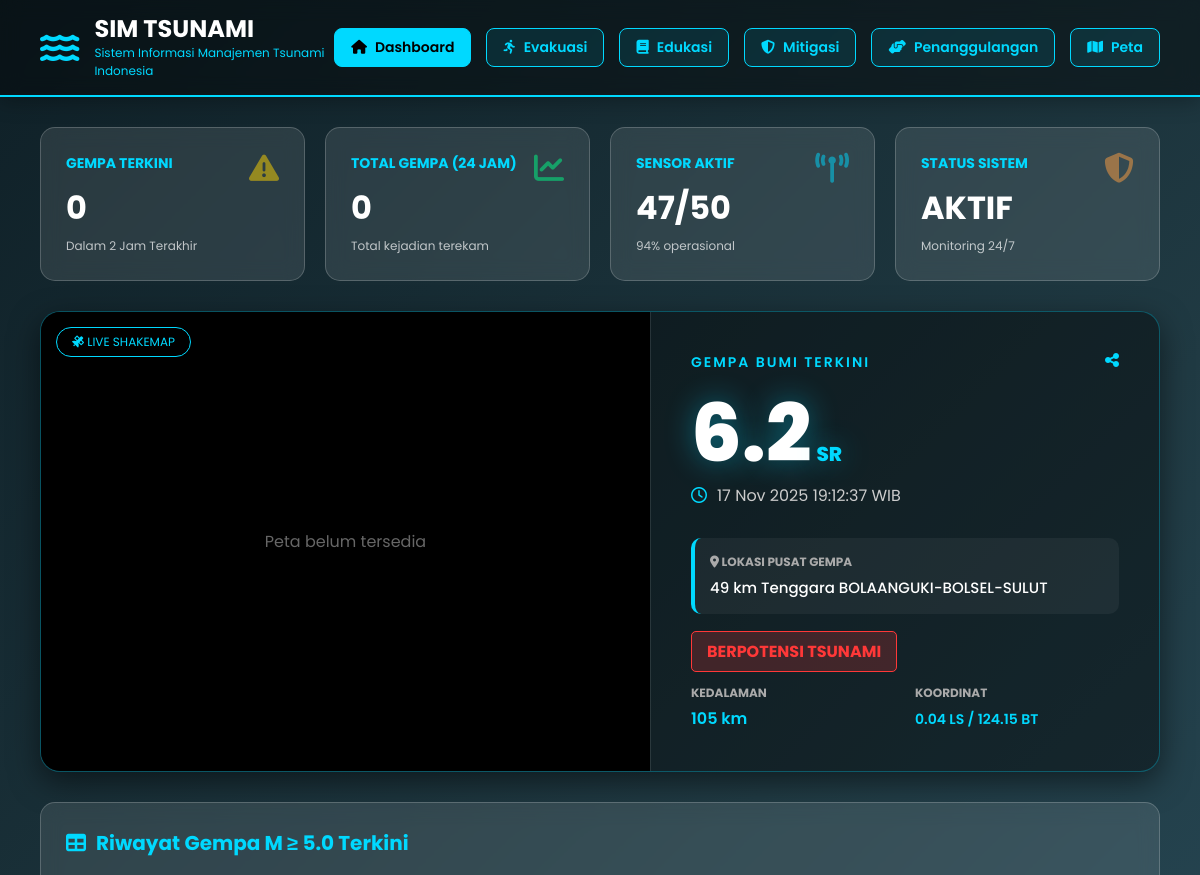
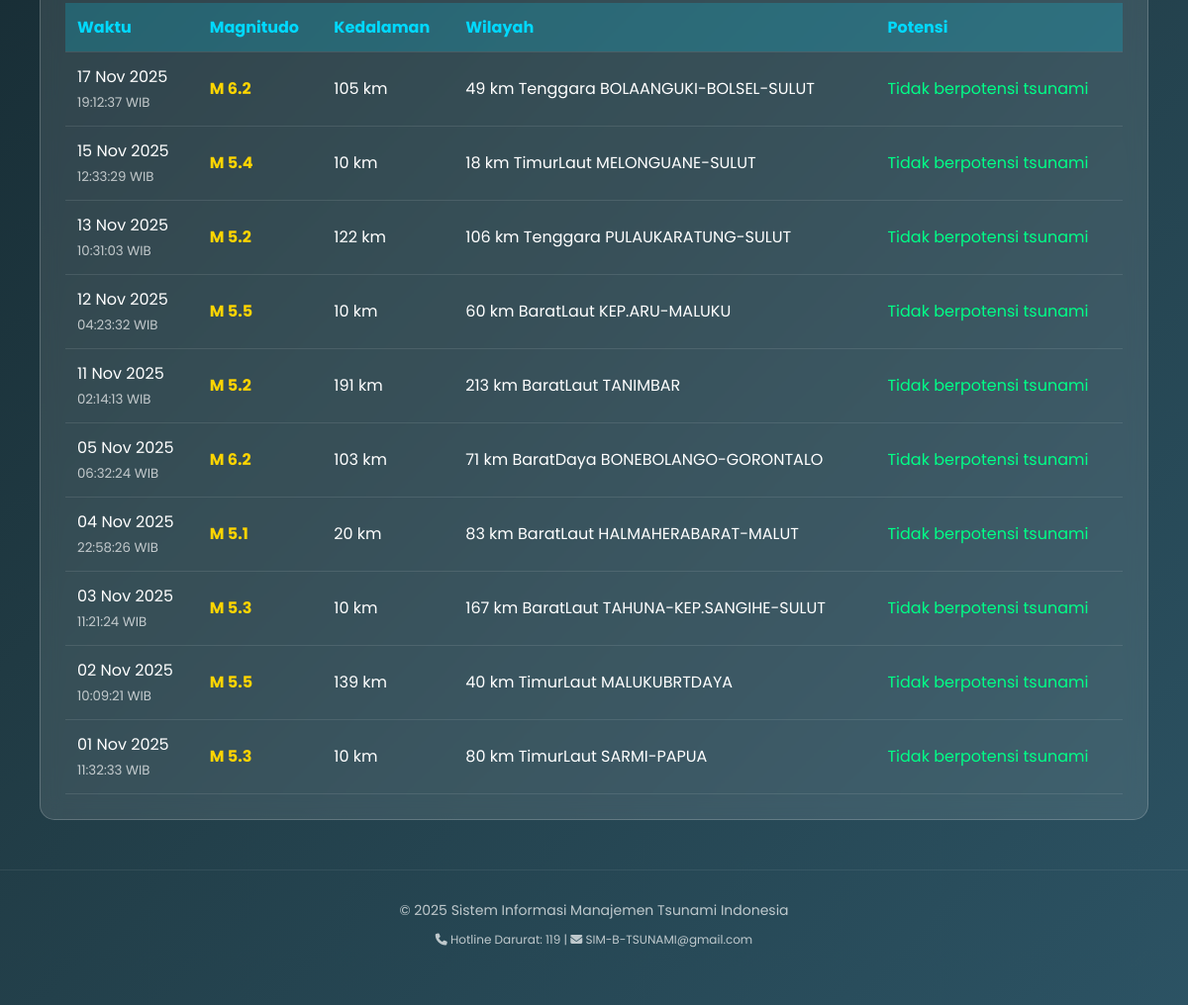
The page /home.php on the database as committed earlier (2 pictures, top to bottom).
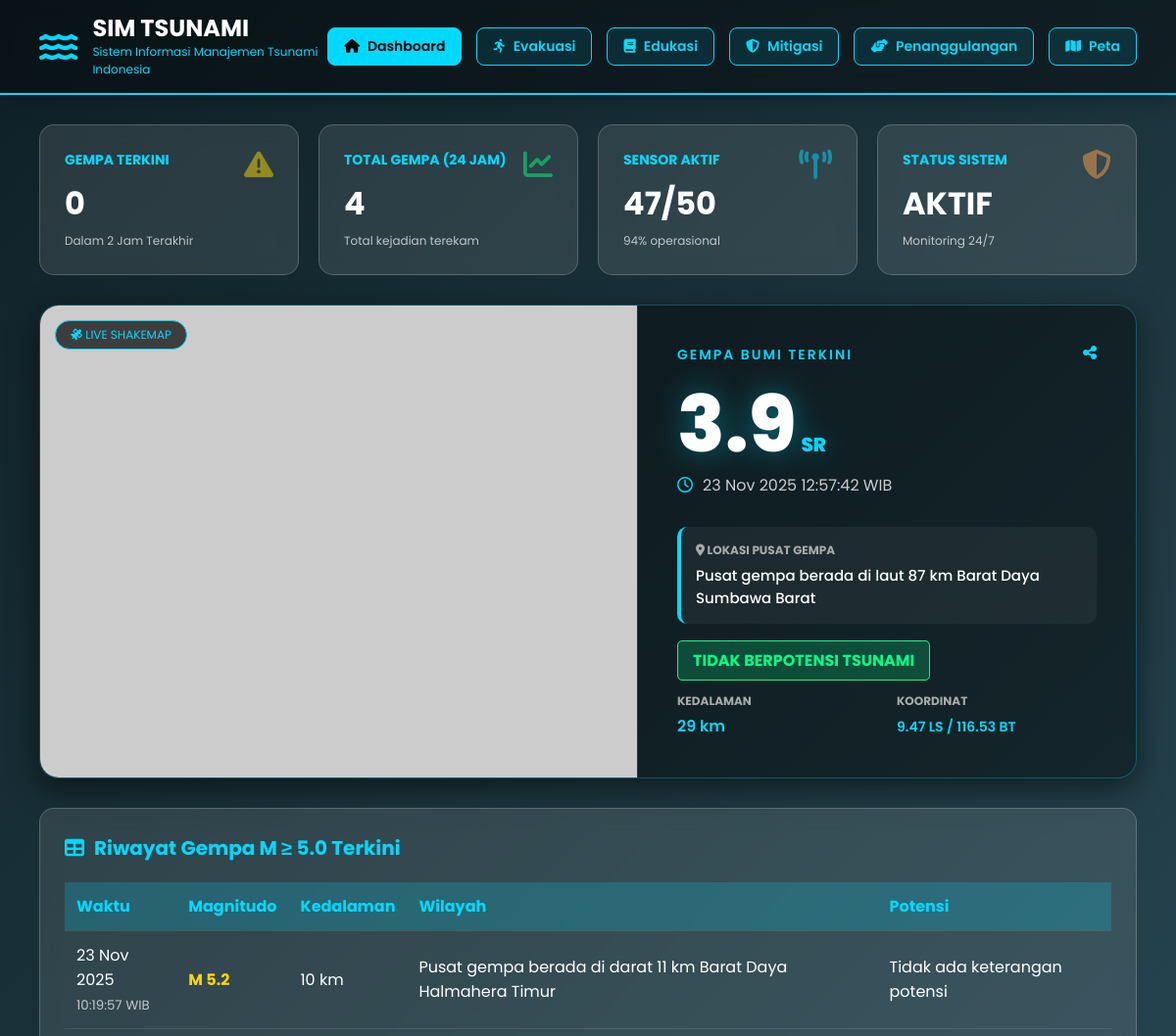
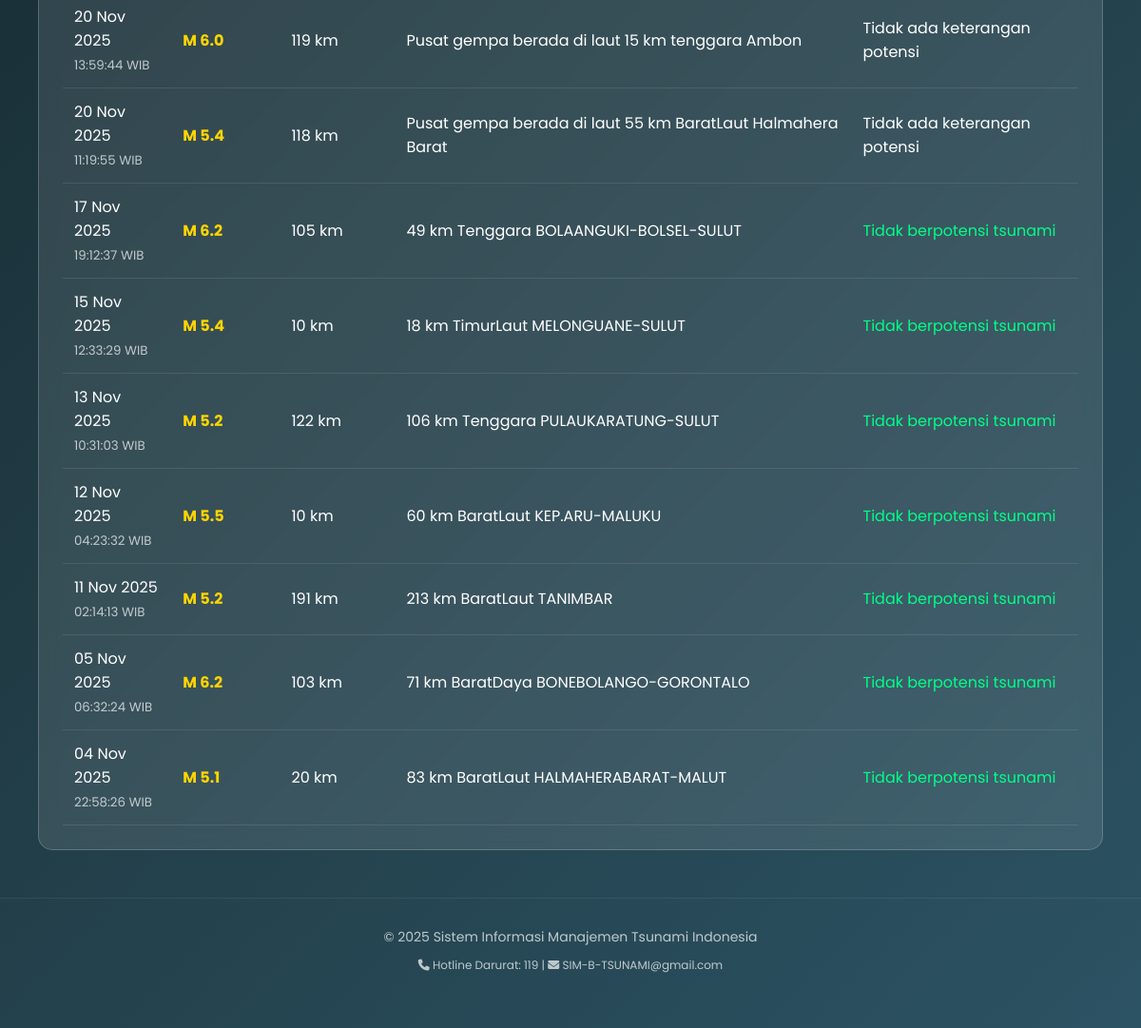
The same page on the database as committed later (2 pictures, top to bottom).
### tables this page shows
CREATE TABLE `data_gempa` (
  `id` int NOT NULL,
  `tanggal_jam` datetime NOT NULL,
  `tanggal_text` varchar(50) DEFAULT NULL,
  `jam_text` varchar(50) DEFAULT NULL,
  `magnitude` varchar(10) DEFAULT NULL,
  `kedalaman` varchar(50) DEFAULT NULL,
  `wilayah` text,
  `lintang` varchar(50) DEFAULT NULL,
  `bujur` varchar(50) DEFAULT NULL,
  `potensi` text,
  `dirasakan` text,
  `shakemap` varchar(255) DEFAULT NULL,
  `created_at` timestamp NOT NULL DEFAULT CURRENT_TIMESTAMP
);

### home.php (the view, shortened to what the changed rows need)
<?php
include 'koneksi.php';
$query_24h = mysqli_query($conn, "SELECT COUNT(*) as total FROM data_gempa WHERE tanggal_jam >= DATE_SUB(NOW(), INTERVAL 24 HOUR)");
$data_24h  = mysqli_fetch_assoc($query_24h);
$total_gempa_24h = isset($data_24h['total']) ? $data_24h['total'] : 0;
$q_latest = mysqli_query($conn, "SELECT * FROM data_gempa ORDER BY tanggal_jam DESC LIMIT 1");
$latest = mysqli_fetch_assoc($q_latest);
?>
<!DOCTYPE html>
<html lang="id">
<head>
    <link href="https://cdnjs.cloudflare.com/ajax/libs/font-awesome/6.4.0/css/all.min.css" rel="stylesheet">
</head>
<body>
    <div class="header">
        <div class="header-content">
            <div class="logo">
                <div>
                    <h1>SIM TSUNAMI</h1>
                </div>
            </div>
        </div>
    </div>
    <div class="container">
        <div class="stats-grid">
            <div class="stat-card">
                <i class="fas fa-chart-line" style="color: #00ff88;"></i>
                <h3>Total Gempa (24 Jam)</h3>
                <div class="value"><?php echo $total_gempa_24h; ?></div>
                <div class="change">Total kejadian terekam</div>
            </div>
        </div>
        <div class="hero-card">
            <div class="hero-map">
                <div class="map-badge"><i class="fas fa-satellite"></i> LIVE SHAKEMAP</div>
                <?php if (!empty($latest['shakemap'])): ?>
                    <img src="https://data.bmkg.go.id/DataMKG/TEWS/<?php echo $latest['shakemap']; ?>"
                         alt="Peta Guncangan"
                         onerror="this.src='https://via.placeholder.com/600x400?text=Peta+Belum+Tersedia';">
                <?php else: ?>
                    <div style="color: #666;">Peta belum tersedia</div>
                <?php endif; ?>
            </div>
            <div class="hero-info">
                <div class="hero-header">
                    <div class="hero-title">GEMPA BUMI TERKINI</div>
                    <i class="fas fa-share-alt" style="color: #00d9ff; cursor: pointer;"></i>
                </div>
                <div class="mag-display">
                    <?php echo $latest['magnitude']; ?><span class="mag-label">SR</span>
                </div>
                <div class="date-display">
                    <i class="far fa-clock" style="color: #00d9ff;"></i>
                    <?php echo $latest['tanggal_text'] . ' ' . $latest['jam_text']; ?>
                </div>
                <div class="location-box">
                    <h4><i class="fas fa-map-marker-alt"></i> LOKASI PUSAT GEMPA</h4>
                    <p><?php echo $latest['wilayah']; ?></p>
                </div>
                <div style="margin-bottom: 20px;">
                    <?php
                    if (stripos($latest['potensi'], 'TSUNAMI') !== false) {
                        echo '<span style="background: rgba(255, 56, 56, 0.2); color: #ff3838; padding: 8px 15px; border-radius: 5px; border: 1px solid #ff3838; font-weight: bold;">BERPOTENSI TSUNAMI</span>';
                    } else {
                        echo '<span style="background: rgba(0, 255, 136, 0.2); color: #00ff88; padding: 8px 15px; border-radius: 5px; border: 1px solid #00ff88; font-weight: bold;">TIDAK BERPOTENSI TSUNAMI</span>';
                    }
                    ?>
                </div>
                <div class="detail-grid">
                    <div class="d-item">
                        <h5>KEDALAMAN</h5>
                        <span><?php echo $latest['kedalaman']; ?></span>
                    </div>
                    <div class="d-item">
                        <h5>KOORDINAT</h5>
                        <span style="font-size: 14px;"><?php echo $latest['lintang'] . ' / ' . $latest['bujur']; ?></span>
                    </div>
                </div>
            </div>
        </div>
        <div class="panel">
            <h2><i class="fas fa-table"></i> Riwayat Gempa M ≥ 5.0 Terkini</h2>
            <div class="data-table">
                <table>
                    <thead>
                        <tr>
                            <th>Waktu</th>
                            <th>Magnitudo</th>
                            <th>Kedalaman</th>
                            <th>Wilayah</th>
                            <th>Potensi</th>
                        </tr>
                    </thead>
                    <tbody>
                        <?php
                        $query_gempa = mysqli_query($conn, "SELECT * FROM data_gempa WHERE magnitude >= 5.0 ORDER BY tanggal_jam DESC LIMIT 10");
                        if (mysqli_num_rows($query_gempa) > 0) {
                            while ($row = mysqli_fetch_assoc($query_gempa)) {
                                $potensi_tabel = $row['potensi'];
                                $warna_potensi = "#fff";
                                if (stripos($potensi_tabel, 'tidak berpotensi') !== false) {
                                    $warna_potensi = "#00ff88";
                                } elseif (stripos($potensi_tabel, 'tsunami') !== false) {
                                    $warna_potensi = "#ff3838";
                                }
                                echo "<tr>";
                                echo "<td>" . $row['tanggal_text'] . "<br><small style='opacity:0.7'>" . $row['jam_text'] . "</small></td>";
                                echo "<td><strong style='color: #ffd500; font-size:16px;'>M " . $row['magnitude'] . "</strong></td>";
                                echo "<td>" . $row['kedalaman'] . "</td>";
                                echo "<td>" . $row['wilayah'] . "</td>";
                                echo "<td style='color: $warna_potensi;'>" . $potensi_tabel . "</td>";
                                echo "</tr>";
                            }
                        } else {
                            echo "<tr><td colspan='5' style='text-align:center; padding:20px;'>Database kosong. Klik tombol sinkronisasi.</td></tr>";
                        }
                        ?>
                    </tbody>
                </table>
            </div>
        </div>
    </div>
</body>
</html>

Rows that differ between the two databases and show on the page:
no longer on this page (row unchanged): data_gempa: tanggal_text "03 Nov 2025", jam_text "11:21:24 WIB", magnitude "5.3", kedalaman "10 km", wilayah "167 km BaratLaut TAHUNA-KEP.SANGIHE-SULUT", potensi "Tidak berpotensi tsunami"
no longer on this page (row unchanged): data_gempa: tanggal_text "02 Nov 2025", jam_text "10:09:21 WIB", magnitude "5.5", kedalaman "139 km", wilayah "40 km TimurLaut MALUKUBRTDAYA", potensi "Tidak berpotensi tsunami"
no longer on this page (row unchanged): data_gempa: tanggal_text "01 Nov 2025", jam_text "11:32:33 WIB", magnitude "5.3", kedalaman "10 km", wilayah "80 km TimurLaut SARMI-PAPUA", potensi "Tidak berpotensi tsunami"
added data_gempa: magnitude "3.9", tanggal_text "23 Nov 2025", jam_text "12:57:42 WIB", wilayah "Pusat gempa berada di laut 87 km Barat Daya Sumbawa Barat", kedalaman "29 km", lintang "9.47 LS", bujur "116.53 BT"
added data_gempa: tanggal_text "23 Nov 2025", jam_text "10:19:57 WIB", magnitude "5.2", kedalaman "10 km", wilayah "Pusat gempa berada di darat 11 km Barat Daya Halmahera Timur", potensi "Tidak ada keterangan potensi"
added data_gempa: tanggal_text "20 Nov 2025", jam_text "13:59:44 WIB", magnitude "6.0", kedalaman "119 km", wilayah "Pusat gempa berada di laut 15 km tenggara Ambon", potensi "Tidak ada keterangan potensi"
added data_gempa: tanggal_text "20 Nov 2025", jam_text "11:19:55 WIB", magnitude "5.4", kedalaman "118 km", wilayah "Pusat gempa berada di laut 55 km BaratLaut Halmahera Barat", potensi "Tidak ada keterangan potensi"
Other text that changed with them:
$total_gempa_24h: "0" → "4"
$latest['magnitude']: "6.2" → "3.9"
$latest['tanggal_text']: "17 Nov 2025" → "23 Nov 2025"
$latest['jam_text']: "19:12:37 WIB" → "12:57:42 WIB"
$latest['wilayah']: "49 km Tenggara BOLAANGUKI-BOLSEL-SULUT" → "Pusat gempa berada di laut 87 km Barat Daya Sumbawa Barat"
$latest['kedalaman']: "105 km" → "29 km"
$latest['lintang']: "0.04 LS" → "9.47 LS"
$latest['bujur']: "124.15 BT" → "116.53 BT"
text no longer shown: "Peta belum tersedia BERPOTENSI TSUNAMI"
text now shown: "TIDAK BERPOTENSI TSUNAMI"
